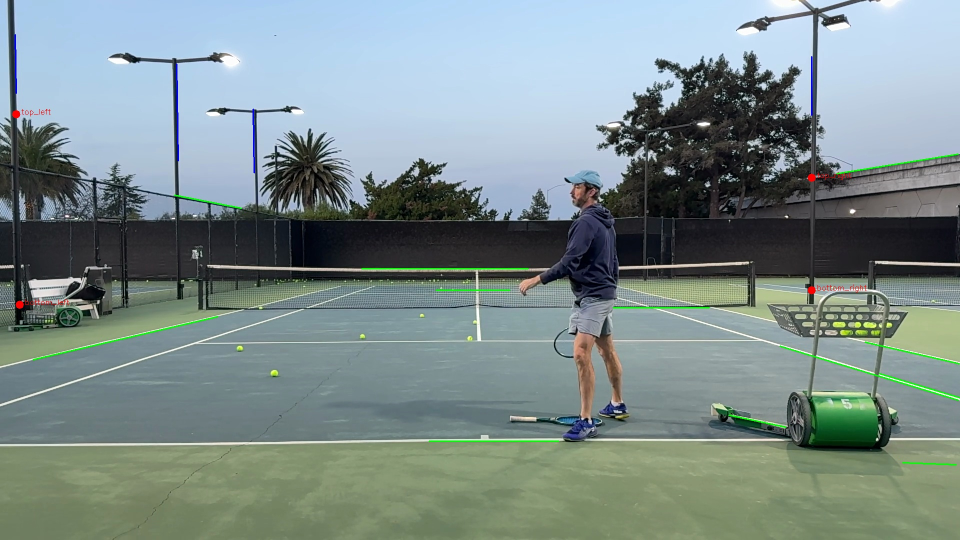
#> input picture court_calibrations/IMG_0864_vis.jpg, 1920 x 1080 px (shown at 1/2 size)
$ python -i court_detect.py   (imports and definitions only)
#> lines starting #> are read from the running program, lines starting #| are printed output that depends on the picture; after the words box and inside, x2 and y2 are one past the last pixel; in counts of white or black regions, pixels touching at a corner belong together
#!/usr/bin/env python3
"""Detect tennis court lines and compute image→court homography.

Uses edge detection + Hough lines to find court boundaries, then computes
a perspective transform mapping pixel coordinates to real-world court
coordinates (meters). This enables:
  - Ball speed in mph/kph (pixel displacement → meters → speed)
  - Shot placement heatmaps (ball position → court location)
  - Line calling (bounce point → in/out determination)

Standard tennis court dimensions (meters):
  Full court:  23.77m long × 10.97m wide (doubles) / 8.23m (singles)
  Service box: 6.40m deep × 4.115m wide (each side)
  Net height:  0.914m (center) / 1.07m (posts)

Usage:
    python scripts/court_detect.py preprocessed/IMG_1141.mp4
    python scripts/court_detect.py preprocessed/IMG_1141.mp4 --visualize
    python scripts/court_detect.py --all
"""

import argparse
import json
import math
import os
import sys
from pathlib import Path

import cv2
import numpy as np

sys.path.insert(0, os.path.dirname(os.path.dirname(os.path.abspath(__file__))))

PROJECT_ROOT = Path(__file__).parent.parent
PREPROCESSED_DIR = PROJECT_ROOT / "preprocessed"
COURT_DIR = PROJECT_ROOT / "court_calibrations"

# Standard tennis court dimensions in meters
COURT = {
    "length": 23.77,           # baseline to baseline
    "singles_width": 8.23,     # singles sideline to sideline
    "doubles_width": 10.97,    # doubles sideline to sideline
    "service_depth": 6.40,     # net to service line
    "net_to_baseline": 11.885, # half court length
    "center_mark": 0.10,       # center mark length
}

# Key court points in real-world coordinates (meters)
# Origin = center of court at net level
# X = lateral (positive = right from camera), Y = longitudinal (positive = far baseline)
COURT_POINTS_WORLD = {
    "near_baseline_left":    (-COURT["singles_width"]/2, -COURT["net_to_baseline"]),
    "near_baseline_right":   ( COURT["singles_width"]/2, -COURT["net_to_baseline"]),
    "near_service_left":     (-COURT["singles_width"]/2, -COURT["service_depth"]),
    "near_service_right":    ( COURT["singles_width"]/2, -COURT["service_depth"]),
    "net_left":              (-COURT["singles_width"]/2,  0),
    "net_right":             ( COURT["singles_width"]/2,  0),
    "far_service_left":      (-COURT["singles_width"]/2,  COURT["service_depth"]),
    "far_service_right":     ( COURT["singles_width"]/2,  COURT["service_depth"]),
    "far_baseline_left":     (-COURT["singles_width"]/2,  COURT["net_to_baseline"]),
    "far_baseline_right":    ( COURT["singles_width"]/2,  COURT["net_to_baseline"]),
    "center_service_near":   (0, -COURT["service_depth"]),
    "center_service_far":    (0,  COURT["service_depth"]),
    "center_net":            (0, 0),
}


def detect_court_surface(frame):
    """Detect court surface color to create a mask for line search.
    Works for green (grass/hard), blue (hard), and clay (orange/red) courts.
    Returns a binary mask of the court area."""
    hsv = cv2.cvtColor(frame, cv2.COLOR_BGR2HSV)
    h, w = frame.shape[:2]

    masks = []
    # Green court (grass, green hard court)
    masks.append(cv2.inRange(hsv, (30, 30, 40), (85, 255, 200)))
    # Blue court (hard court)
    masks.append(cv2.inRange(hsv, (90, 30, 40), (130, 255, 200)))
    # Clay court (orange/red)
    masks.append(cv2.inRange(hsv, (5, 50, 80), (25, 255, 220)))

    combined = masks[0]
    for m in masks[1:]:
        combined = cv2.bitwise_or(combined, m)

    # Dilate to fill gaps, then find the largest contiguous region
    kernel = cv2.getStructuringElement(cv2.MORPH_ELLIPSE, (15, 15))
    combined = cv2.morphologyEx(combined, cv2.MORPH_CLOSE, kernel)
    combined = cv2.dilate(combined, kernel, iterations=2)

    court_area = np.sum(combined > 0) / (h * w)
    if court_area < 0.05:
        return np.ones((h, w), dtype=np.uint8) * 255
    return combined


def detect_court_lines(frame, min_line_length=100, max_line_gap=10):
    """Detect court lines using multi-threshold approach with court surface awareness.

    Returns list of (x1, y1, x2, y2) line segments.
    """
    gray = cv2.cvtColor(frame, cv2.COLOR_BGR2GRAY)
    clahe = cv2.createCLAHE(clipLimit=2.0, tileGridSize=(8, 8))
    gray = clahe.apply(gray)

    court_mask = detect_court_surface(frame)

    all_lines = []
    # Multi-threshold: try different white thresholds to handle varying lighting
    for thresh in [150, 170, 190, 210]:
        _, white_mask = cv2.threshold(gray, thresh, 255, cv2.THRESH_BINARY)
        # Focus on lines within/near the court surface
        white_mask = cv2.bitwise_and(white_mask, court_mask)
        edges = cv2.Canny(white_mask, 50, 150, apertureSize=3)
        lines = cv2.HoughLinesP(edges, 1, np.pi/180, threshold=60,
                                minLineLength=min_line_length,
                                maxLineGap=max_line_gap)
        if lines is not None:
            all_lines.extend([tuple(l[0]) for l in lines])

    # Also try adaptive threshold for challenging lighting
    adaptive = cv2.adaptiveThreshold(gray, 255, cv2.ADAPTIVE_THRESH_GAUSSIAN_C,
                                     cv2.THRESH_BINARY, 31, -10)
    adaptive = cv2.bitwise_and(adaptive, court_mask)
    edges_a = cv2.Canny(adaptive, 50, 150, apertureSize=3)
    lines_a = cv2.HoughLinesP(edges_a, 1, np.pi/180, threshold=60,
                               minLineLength=min_line_length,
                               maxLineGap=max_line_gap)
    if lines_a is not None:
        all_lines.extend([tuple(l[0]) for l in lines_a])

    return all_lines


# [49 lines left out: functions classify_lines, merge_nearby_lines, not called in this run]


def line_length(line):
    x1, y1, x2, y2 = line
    return math.sqrt((x2-x1)**2 + (y2-y1)**2)


# [286 lines left out: functions validate_court_geometry, find_court_corners, line_intersection, compute_homography, pixel_to_court, compute_ball_speed and 3 more, not called in this run]


# [2 lines not run here, left out]

>>> import cv2
>>> picture = cv2.imread('../court_calibrations/IMG_0864_vis.jpg')
#> picture is the input picture: shape (1080, 1920, 3); mean B, G, R 138.7, 140, 124.1
>>> result = detect_court_lines(picture)
#> in detect_court_lines, `gray = clahe.apply(gray)`:
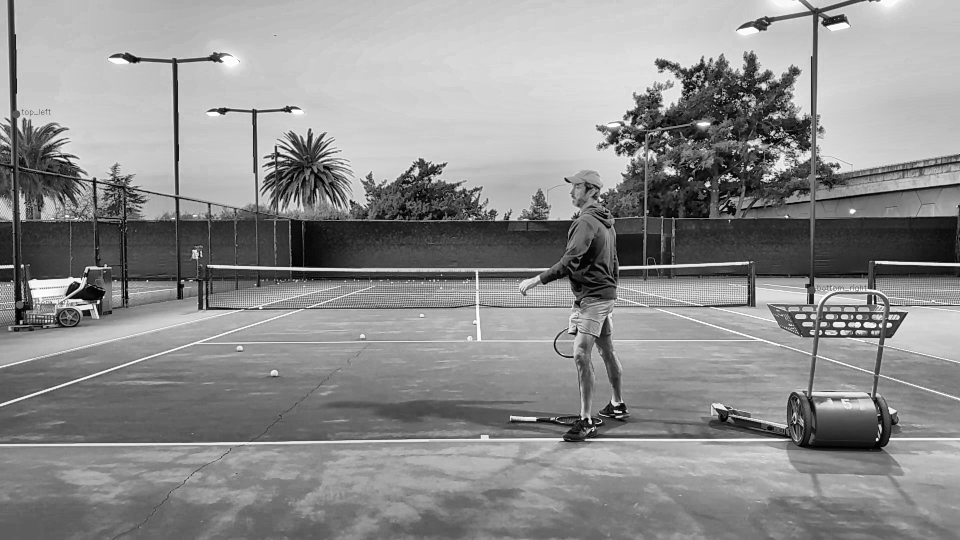
#> gray: shape (1080, 1920) (shown at 1/2 size); min 0, max 255, mean 141.5
#> in detect_court_surface, `hsv = cv2.cvtColor(frame, cv2.COLOR_BGR2HSV)`: hsv: shape (1080, 1920, 3); mean H, S, V 84.1, 52, 148.7
#> in detect_court_surface, `combined = masks[0]`:
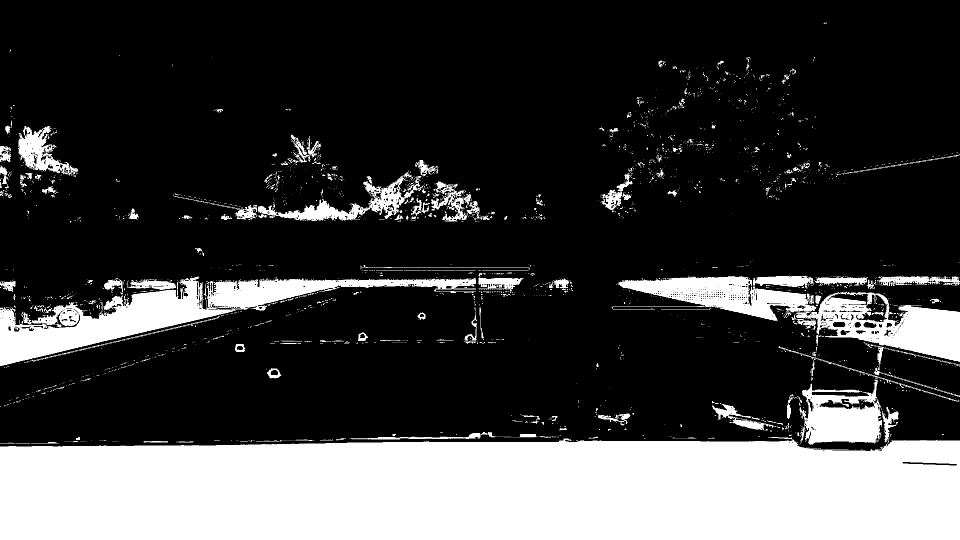
#> combined: shape (1080, 1920) (shown at 1/2 size); 25.1% white; 2336 white regions (2138 under 20 px), largest, box (x1, y1, x2, y2) and area: (0, 874, 1920, 1080) 370280, (0, 552, 952, 732) 45480, (1223, 551, 1920, 724) 40073
#> the loop in detect_court_surface, `for m in masks[1:]:` made 2 passes
#> in detect_court_surface, `combined = cv2.morphologyEx(combined, cv2.MORPH_CLOSE, kernel)`: combined: shape (1080, 1920); 55.8% white; 94 black regions, largest, box (x1, y1, x2, y2) and area: (23, 0, 1626, 435) 467255, (1231, 166, 1920, 562) 158072, (1634, 0, 1920, 343) 88108
#> in detect_court_surface, `combined = cv2.dilate(combined, kernel, iterations=2)`:
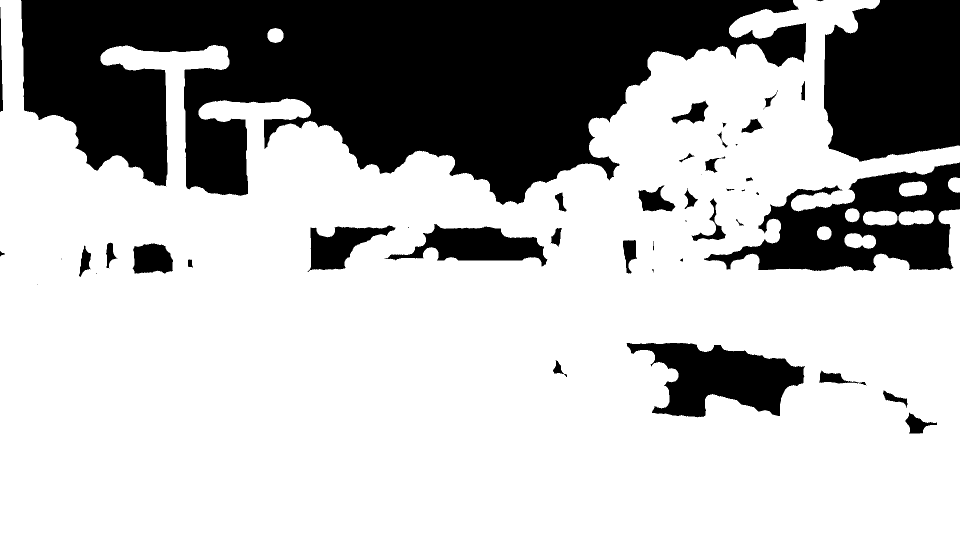
#> combined: shape (1080, 1920) (shown at 1/2 size); 71.5% white; 46 black regions (9 under 20 px), largest, box (x1, y1, x2, y2) and area: (42, 0, 1612, 410) 391220, (1648, 0, 1920, 324) 77488, (1408, 325, 1920, 543) 52893
#> in detect_court_surface, `court_area = np.sum(combined > 0) / (h * w)`: court_area = 0.715
#> after the loop in detect_court_lines, `for thresh in [150, 170, 190, 210]:`:
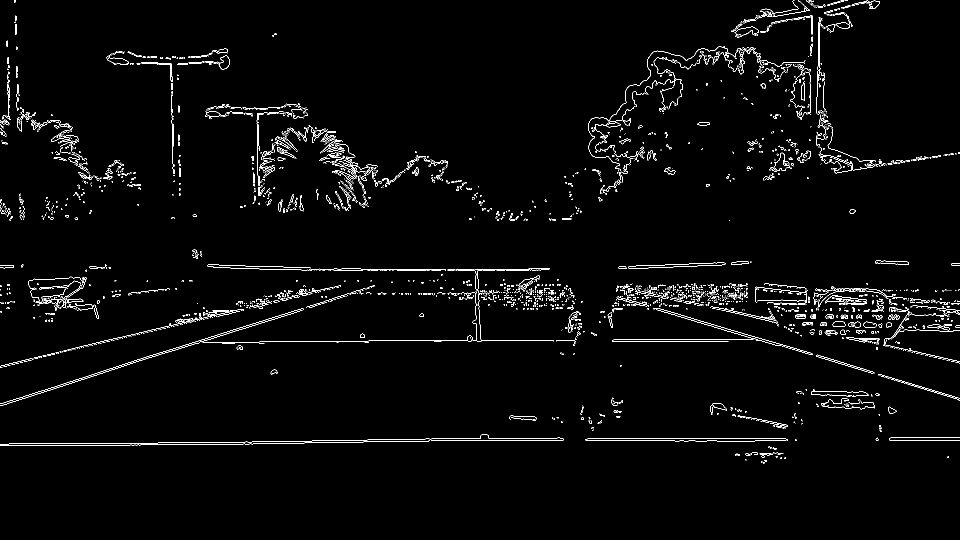
#> edges: shape (1080, 1920) (shown at 1/2 size); 2.1% white in thin lines or dots, all inside (x1, y1, x2, y2) = (0, 0, 1920, 927)
#> after the loop in detect_court_lines, `for thresh in [150, 170, 190, 210]:`:
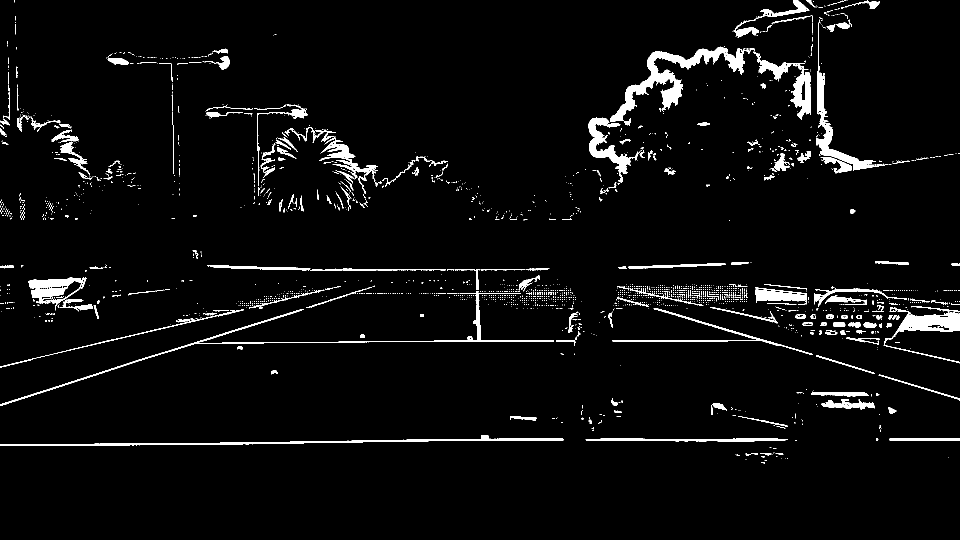
#> white_mask: shape (1080, 1920) (shown at 1/2 size); 4% white; 2187 white regions (1951 under 20 px), largest, box (x1, y1, x2, y2) and area: (1220, 93, 1510, 252) 8569, (0, 582, 1108, 812) 4582, (0, 870, 1127, 892) 4397
#> after the loop in detect_court_lines, `for thresh in [150, 170, 190, 210]:`: all_lines = 274 items, first 6: (713, 684, 929, 684), (505, 686, 691, 686), (1747, 579, 1892, 574), (1617, 609, 1758, 609), (1180, 876, 1370, 876), (620, 611, 750, 611)
#> in detect_court_lines, `adaptive = cv2.adaptiveThreshold(gray, 255, cv2.ADAPTIVE_THRESH_GAUSSI..`: adaptive: shape (1080, 1920); 14% white; 6404 white regions (5082 under 20 px), largest, box (x1, y1, x2, y2) and area: (517, 97, 1526, 614) 30559, (0, 580, 1213, 813) 11666, (215, 98, 494, 418) 7992
#> in detect_court_lines, `adaptive = cv2.bitwise_and(adaptive, court_mask)`:
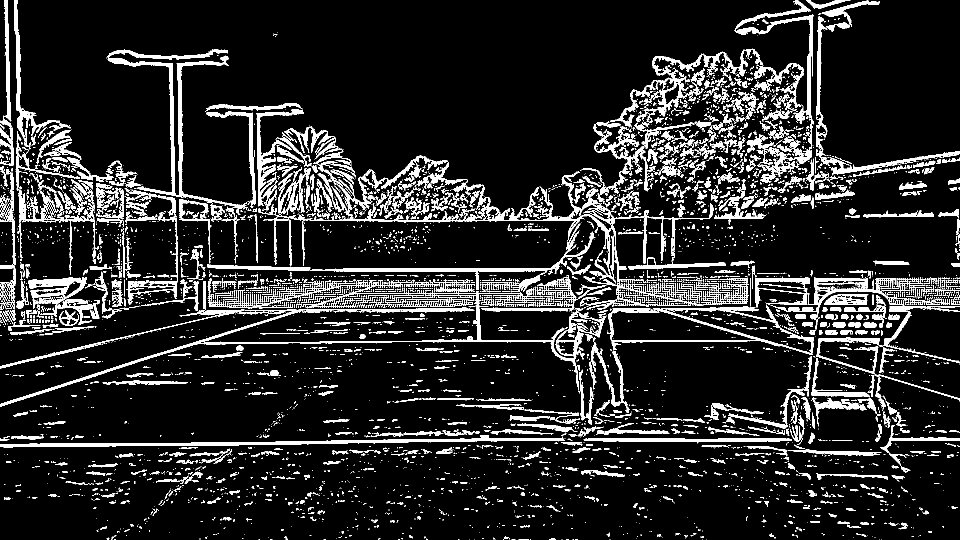
#> adaptive: shape (1080, 1920) (shown at 1/2 size); 13.4% white; 6004 white regions (4725 under 20 px), largest, box (x1, y1, x2, y2) and area: (517, 273, 1498, 614) 18900, (0, 580, 1213, 813) 11666, (215, 98, 494, 418) 7819
#> in detect_court_lines, `edges_a = cv2.Canny(adaptive, 50, 150, apertureSize=3)`:
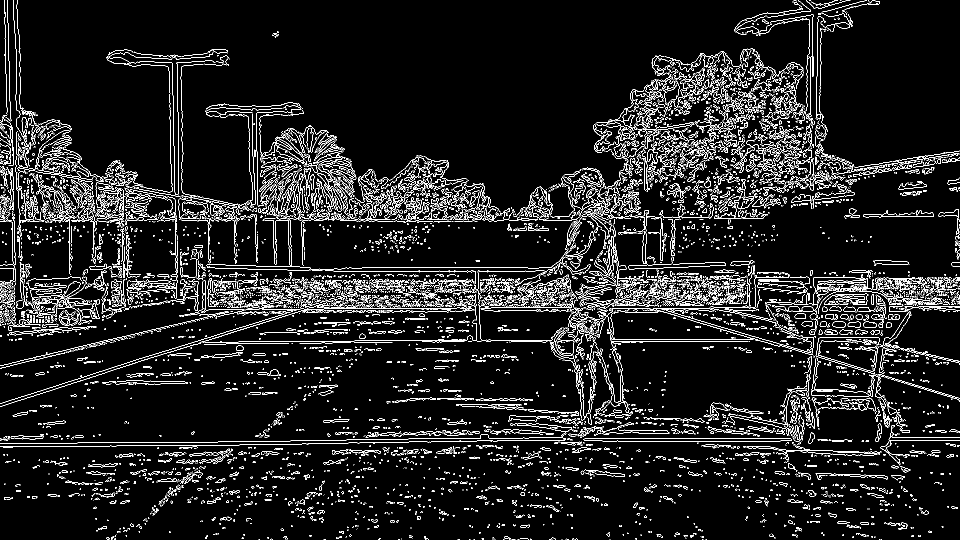
#> edges_a: shape (1080, 1920) (shown at 1/2 size); 7.5% white in thin lines or dots
#> in detect_court_lines, `lines_a = cv2.HoughLinesP(edges_a, 1, np.pi/180, threshold=60, minLine..`: lines_a = 207 rows, first 6: [1707, 565, 1900, 555], [1630, 577, 1831, 577], [1222, 682, 1499, 682], [241, 572, 353, 574], [640, 605, 756, 605], [310, 437, 442, 437]
#> result = 481 items, first 6: (713, 684, 929, 684), (505, 686, 691, 686), (1747, 579, 1892, 574), (1617, 609, 1758, 609), (1180, 876, 1370, 876), (620, 611, 750, 611)
